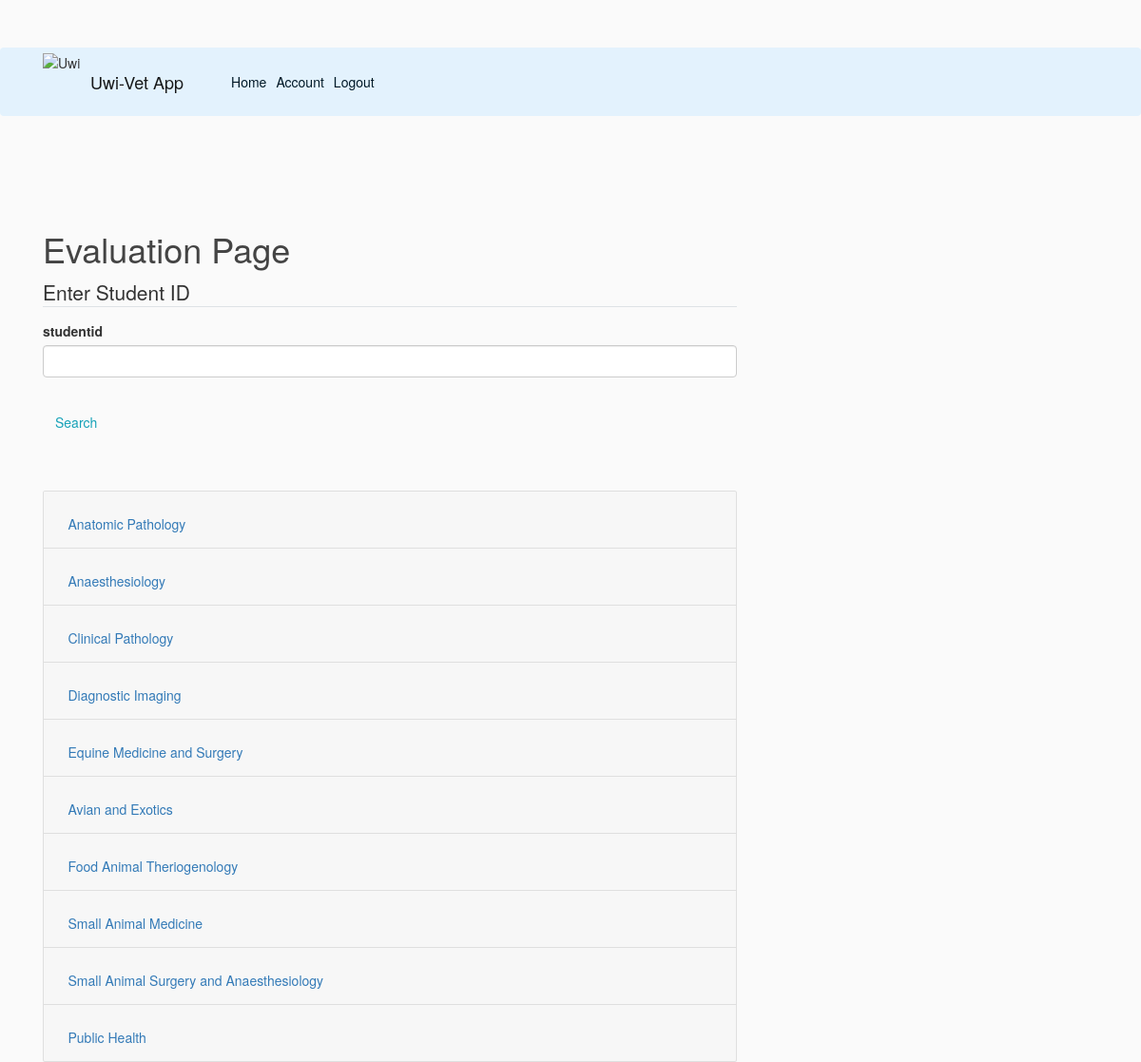
The page /comp_rec2/81519951 (signed in) on the database as committed earlier.
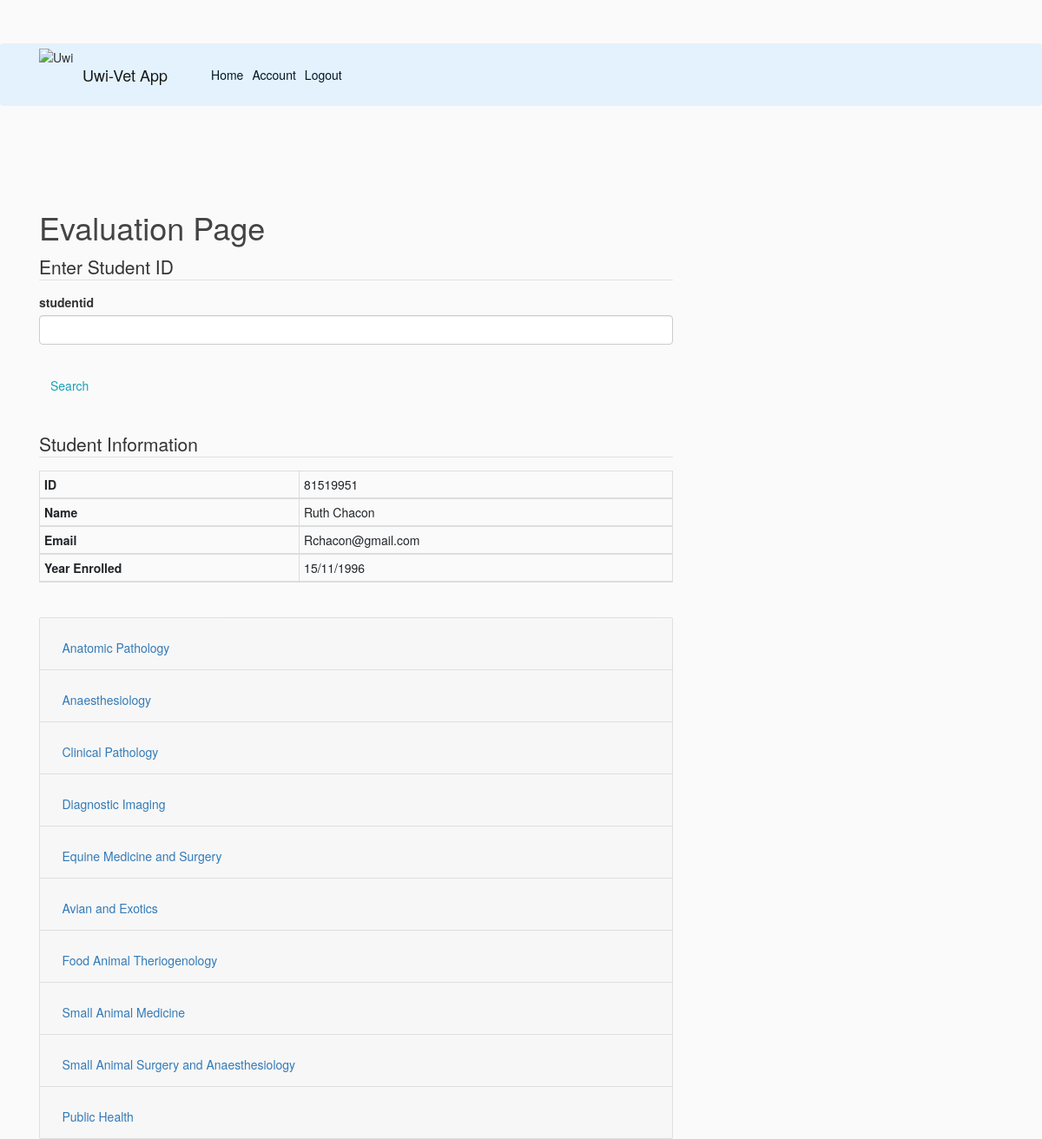
The same page on the database as committed later.
### flaskblog/models.py (models this page shows, shortened)
class Student(db.Model):
    id = db.Column(db.Integer, primary_key = True, autoincrement=True)
    studentid = db.Column(db.String(100),nullable=False)
    name = db.Column(db.String(100),nullable=False)
    date_enrolled = db.Column(db.String(100),nullable=False)#(db.DateTime, nullable=False, default=datetime.utcnow)
    email = db.Column(db.String(100),nullable=False)

### flaskblog/routes.py (the view)
@app.route("/comp_rec2/<string:student_id>", methods=['GET', 'POST'])
@login_required
def comp_rec2(student_id): #searching comp_rec for a student's record
    form = SearchbyIDForm()
    count = 0
    records= Competancy_rec.query.filter_by(student_id=student_id).all()
    student= Student.query.filter_by(studentid=student_id).first()
    return render_template('evaluate.html', title="Evaluate Student", records=records, form=form, student=student, count=count)

### flaskblog/forms.py
class SearchbyIDForm(FlaskForm):
    studentid = StringField('studentid', validators=[DataRequired()])
    submit = SubmitField('Search')

### flaskblog/models.py (called while the page is built)
@login_manager.user_loader
def load_user(user_id):
    return User2.query.get(int(user_id))

### flaskblog/templates/evaluate.html (shortened to what the changed rows need)
{% extends "layout.html" %}
{% block content%}
    <h1>Evaluation Page</h1>
    <br>
    {%  if student %}
    <div class="content section">
        <div id="studentinfo">
            <legend class="border-bottom mb-4">Student Information</legend>
            <table class="table table-bordered table-condensed">
                <thead>
                <tr>
                    <th>ID</th>
                    <td id="ID">{{student.studentid}}</td>
                </tr>
                <tr>
                    <th>Name</th>
                    <td id="Name">{{student.name}}</td>
                </tr>
                <tr>
                    <th>Email</th>
                    <td id="Email">{{student.email}}</td>
                </tr>
                <tr>
                    <th>Year Enrolled</th>
                    <td id="Date_enrolled">{{student.date_enrolled}}</td>
                </tr>
                </thead>
            </table>
        </div>
    </div>
    {% endif %}
    <br>
{% endblock content %}

Rows that differ between the two databases and show on the page:
added Student: studentid "81519951", name "Ruth Chacon", email "Rchacon@gmail.com", date_enrolled "15/11/1996"
Other text that changed with them:
text now shown: "Student Information ID Name Email Year Enrolled"
